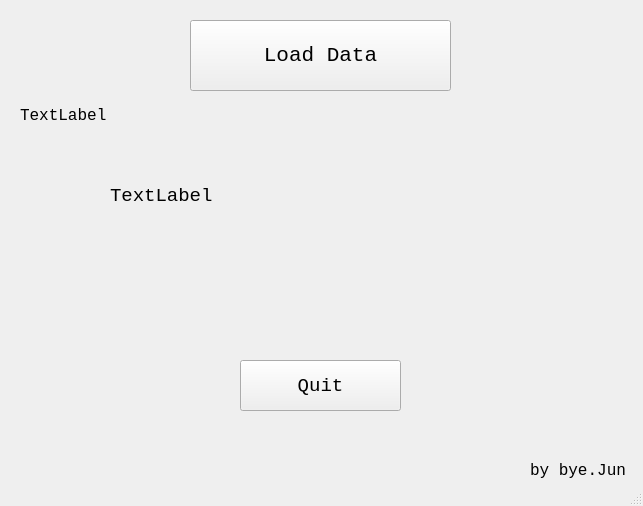
<?xml version="1.0" encoding="UTF-8"?>
<ui version="4.0">
 <class>MainWindow</class>
 <widget class="QMainWindow" name="MainWindow">
  <property name="geometry">
   <rect>
    <x>0</x>
    <y>0</y>
    <width>643</width>
    <height>506</height>
   </rect>
  </property>
  <property name="windowTitle">
   <string>MainWindow</string>
  </property>
  <widget class="QWidget" name="centralwidget">
   <widget class="QPushButton" name="pushButton">
    <property name="geometry">
     <rect>
      <x>190</x>
      <y>20</y>
      <width>261</width>
      <height>71</height>
     </rect>
    </property>
    <property name="font">
     <font>
      <family>Consolas</family>
      <pointsize>16</pointsize>
     </font>
    </property>
    <property name="text">
     <string>Load Data</string>
    </property>
   </widget>
   <widget class="QLabel" name="label">
    <property name="geometry">
     <rect>
      <x>20</x>
      <y>100</y>
      <width>601</width>
      <height>31</height>
     </rect>
    </property>
    <property name="font">
     <font>
      <family>Consolas</family>
      <pointsize>12</pointsize>
     </font>
    </property>
    <property name="text">
     <string>TextLabel</string>
    </property>
   </widget>
   <widget class="QLabel" name="label_2">
    <property name="geometry">
     <rect>
      <x>110</x>
      <y>160</y>
      <width>401</width>
      <height>71</height>
     </rect>
    </property>
    <property name="font">
     <font>
      <family>Consolas</family>
      <pointsize>14</pointsize>
     </font>
    </property>
    <property name="text">
     <string>TextLabel</string>
    </property>
   </widget>
   <widget class="QPushButton" name="pushButton_2">
    <property name="geometry">
     <rect>
      <x>240</x>
      <y>360</y>
      <width>161</width>
      <height>51</height>
     </rect>
    </property>
    <property name="font">
     <font>
      <family>Consolas</family>
      <pointsize>14</pointsize>
     </font>
    </property>
    <property name="text">
     <string>Quit</string>
    </property>
   </widget>
   <widget class="QLabel" name="label_3">
    <property name="geometry">
     <rect>
      <x>530</x>
      <y>460</y>
      <width>101</width>
      <height>20</height>
     </rect>
    </property>
    <property name="font">
     <font>
      <family>Consolas</family>
      <pointsize>12</pointsize>
     </font>
    </property>
    <property name="text">
     <string>by bye.Jun</string>
    </property>
   </widget>
  </widget>
  <widget class="QStatusBar" name="statusbar"/>
 </widget>
 <resources/>
 <connections/>
</ui>
